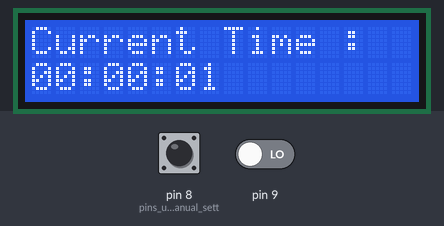
A sketch run on a simulated Arduino Uno, built with avr-gcc and run on an emulated ATmega328P. Shown: 16×2 character LCD. Inputs (shaded band) come from the test bench; at power-on: pin 9 LOW, pin 8 (pins_used_for_manual_sett) LOW.

Above: at 1.2 s.
1.3 s: pin 9 driven HIGH
At 1.6 s:
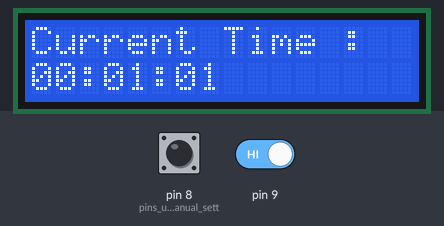
3.0 s: pin 8 (pins_used_for_manual_sett) pulled HIGH for 0.15 s
At 3.62 s:
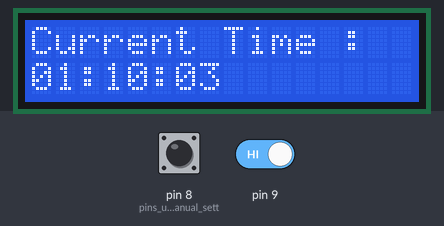
3.7 s: pin 8 (pins_used_for_manual_sett) pulled HIGH for 1 s
At 4.33 s:
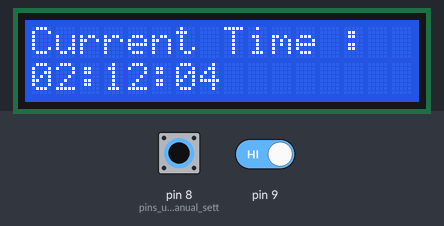
5.3 s: pin 9 driven LOW
At 6.8 s:
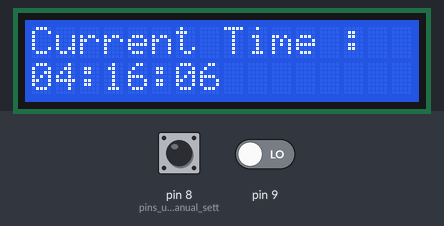
Timing chart, 0 to 8.3 s (numbered marks = the images above; inputs shaded):
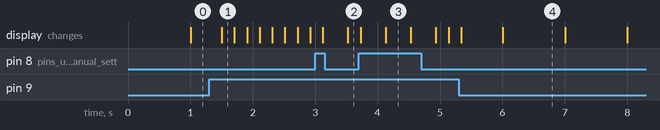

The sketch:

Clock.ino
```cpp
#include <LiquidCrystal.h>

LiquidCrystal lcd(12, 11, 5, 4, 3, 2);

unsigned long tot_time_sec, hour, minute, second;
unsigned long time_set = 0;

void setup() {
  // put your setup code here, to run once:
  lcd.begin(16,2);
  lcd.print("Current Time :");

  pinMode(8, INPUT);        // pins used for manual settings
  pinMode(9, INPUT);        // ***
}

void loop() {
  // put your main code here, to run repeatedly:

  if(digitalRead(8)==HIGH){
    time_set = time_set + 3600;               // setting the hours (1h = 3600s)
    delay(200);
  }
  if(digitalRead(9)==HIGH){
    time_set = time_set + 60;                // setting the minutes (1min = 60s)
    delay(200);
  }


  tot_time_sec = ((millis()/1000) + time_set) % (86400) ;                   //time in seconds
  hour =  tot_time_sec / (60*60);
  minute = (tot_time_sec % (60*60)) / (60);
  second = (tot_time_sec % (60*60)) % (60);

  lcd.setCursor(0, 1);                                  //fixes overlapping digits
  if(hour>9){
    lcd.print(hour);
  } else {
    lcd.print("0");
    lcd.setCursor(1, 1);
    lcd.print(hour);
  }
  lcd.setCursor(2, 1);
  lcd.print(":");

  lcd.setCursor(3, 1);
  if(minute>9){
    lcd.print(minute);
  } else {
    lcd.print("0");
    lcd.setCursor(4, 1);
    lcd.print(minute);
  }
  lcd.setCursor(5, 1);
  lcd.print(":");

  lcd.setCursor(6, 1);
  if(second>9){
    lcd.print(second);
  } else {
    lcd.print("0");
    lcd.setCursor(7, 1);
    lcd.print(second);
  }                                 // end of overlapping digits fix
}
```

Measured:
- after the input at 1.3 s, the display: changes after 0.20 s (image 1)
- what the display in image 3 shows lasts 0.4 s, from 4.1 s to 4.5 s
- what the display in image 4 shows lasts 1.0 s, from 6.0 s to 7.0 s
